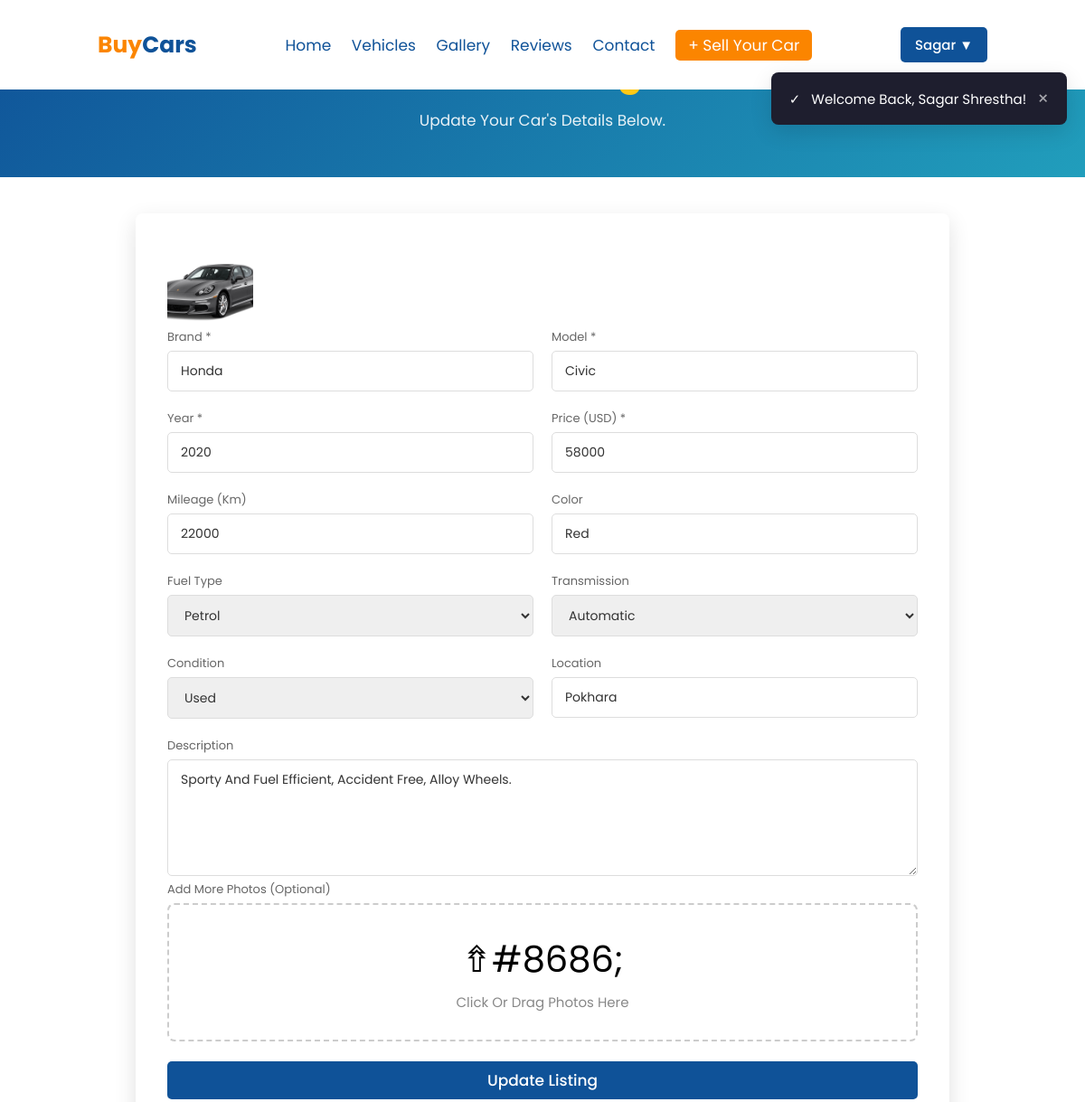
Page /edit-car.php?id=2 (signed in, upper part) on the earlier database version.
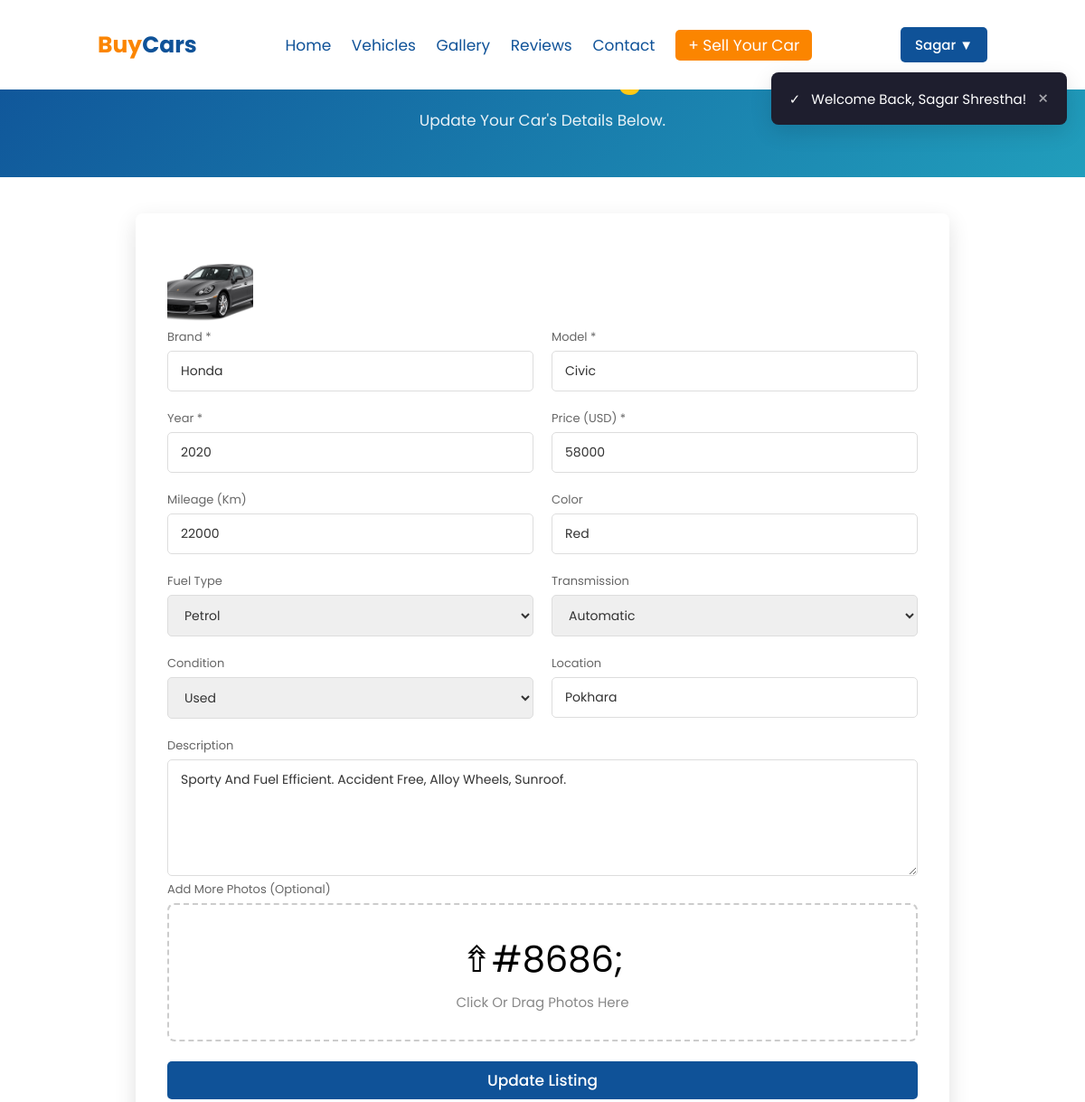
Same page on the later database version.
### tables this page shows
CREATE TABLE `cars` (
    `id`             INT UNSIGNED  NOT NULL AUTO_INCREMENT,
    `seller_id`      INT UNSIGNED  NOT NULL,
    `title`          VARCHAR(150)  NOT NULL,
    `brand`          VARCHAR(60)   NOT NULL,
    `model`          VARCHAR(60)   NOT NULL,
    `year`           SMALLINT UNSIGNED NOT NULL,
    `price`          DECIMAL(12,2) NOT NULL,
    `mileage`        INT UNSIGNED  NOT NULL DEFAULT 0,
    `fuel_type`      ENUM('petrol','diesel','electric','hybrid','cng') NOT NULL DEFAULT 'petrol',
    `transmission`   ENUM('automatic','manual')   NOT NULL DEFAULT 'automatic',
    `condition_type` ENUM('new','used')            NOT NULL DEFAULT 'used',
    `color`          VARCHAR(40)   DEFAULT NULL,
    `location`       VARCHAR(120)  DEFAULT NULL,
    `description`    TEXT,
    `status`         ENUM('pending','approved','rejected','sold') NOT NULL DEFAULT 'pending',
    `views`          INT UNSIGNED  NOT NULL DEFAULT 0,
    `created_at`     DATETIME      NOT NULL DEFAULT CURRENT_TIMESTAMP,
    `updated_at`     DATETIME      NOT NULL DEFAULT CURRENT_TIMESTAMP ON UPDATE CURRENT_TIMESTAMP,
    PRIMARY KEY (`id`),
    KEY `idx_status` (`status`),
    KEY `idx_brand`  (`brand`),
    KEY `idx_price`  (`price`),
    CONSTRAINT `fk_cars_seller` FOREIGN KEY (`seller_id`) REFERENCES `users` (`id`) ON DELETE CASCADE
);

### includes/functions.php (called while the page is built, shortened)
<?php
function clean($str) {
    return htmlspecialchars(trim($str ?? ''), ENT_QUOTES, 'UTF-8');
}

### edit-car.php (the view, shortened to what this page needs)
<?php
require_once __DIR__ . '/config/config.php';
$id = (int)($_GET['id'] ?? $_POST['id'] ?? 0);
$stmt = $pdo->prepare("SELECT * FROM cars WHERE id = ? AND seller_id = ?");
$stmt->execute([$id, current_user_id()]);
$car = $stmt->fetch();
$imgStmt = $pdo->prepare("SELECT * FROM car_images WHERE car_id = ? ORDER BY is_primary DESC, id ASC");
$imgStmt->execute([$id]);
$images = $imgStmt->fetchAll();
require_once __DIR__ . '/includes/header.php';
?>
<section class="page-banner" data-aos="fade-in">
    <h1>Edit <span>Listing</span></h1>
    <p>Update your car's details below.</p>
</section>
<section class="form-section" data-aos="fade-up">
    <div class="form-card">
        <?php if ($images): ?>
        <div class="preview-grid">
            <?php foreach ($images as $img): ?>
                <div class="preview-item"><img src="<?= BASE_URL . clean($img['image_path']) ?>" alt=""></div>
            <?php endforeach; ?>
        </div>
        <?php endif; ?>
        <form method="POST" enctype="multipart/form-data" class="car-form">
            <div class="form-grid">
                <div class="form-field">
                    <label>Brand *</label>
                    <input type="text" name="brand" required value="<?= clean($car['brand']) ?>">
                </div>
                <div class="form-field">
                    <label>Model *</label>
                    <input type="text" name="model" required value="<?= clean($car['model']) ?>">
                </div>
                <div class="form-field">
                    <label>Year *</label>
                    <input type="number" name="year" min="1950" max="<?= date('Y') + 1 ?>" required value="<?= (int)$car['year'] ?>">
                </div>
                <div class="form-field">
                    <label>Price (USD) *</label>
                    <input type="number" name="price" min="1" step="1" required value="<?= (float)$car['price'] ?>">
                </div>
                <div class="form-field">
                    <label>Mileage (km)</label>
                    <input type="number" name="mileage" min="0" value="<?= (int)$car['mileage'] ?>">
                </div>
                <div class="form-field">
                    <label>Color</label>
                    <input type="text" name="color" value="<?= clean($car['color']) ?>">
                </div>
                <div class="form-field">
                    <label>Fuel Type</label>
                    <select name="fuel_type">
                        <?php foreach (['petrol','diesel','electric','hybrid','cng'] as $f): ?>
                            <option value="<?= $f ?>" <?= $car['fuel_type'] === $f ? 'selected' : '' ?>><?= ucfirst($f) ?></option>
                        <?php endforeach; ?>
                    </select>
                </div>
                <div class="form-field">
                    <label>Transmission</label>
                    <select name="transmission">
                        <option value="automatic" <?= $car['transmission'] === 'automatic' ? 'selected' : '' ?>>Automatic</option>
                    </select>
                </div>
                <div class="form-field">
                    <label>Condition</label>
                    <select name="condition_type">
                        <option value="used" <?= $car['condition_type'] === 'used' ? 'selected' : '' ?>>Used</option>
                    </select>
                </div>
                <div class="form-field">
                    <label>Location</label>
                    <input type="text" name="location" value="<?= clean($car['location']) ?>">
                </div>
            </div>
            <div class="form-field full">
                <label>Description</label>
                <textarea name="description" rows="5"><?= clean($car['description']) ?></textarea>
            </div>
            <div class="form-field full">
                <label>Add more photos (optional)</label>
                <div class="upload-box" id="uploadBox">
                    <span style="font-size:4rem;">&#8686;#8686;</span>
                    <p>Click or drag photos here</p>
                </div>
            </div>
            <button type="submit" class="btn full-width"> Update Listing</button>
        </form>
    </div>
</section>
<?php require_once __DIR__ . '/includes/footer.php'; ?>

Differences in the rows shown:
changed cars "Honda": description "Sporty and fuel efficient, accident free, alloy wheels." → "Sporty and fuel efficient. Accident free, alloy wheels, sunroof."
